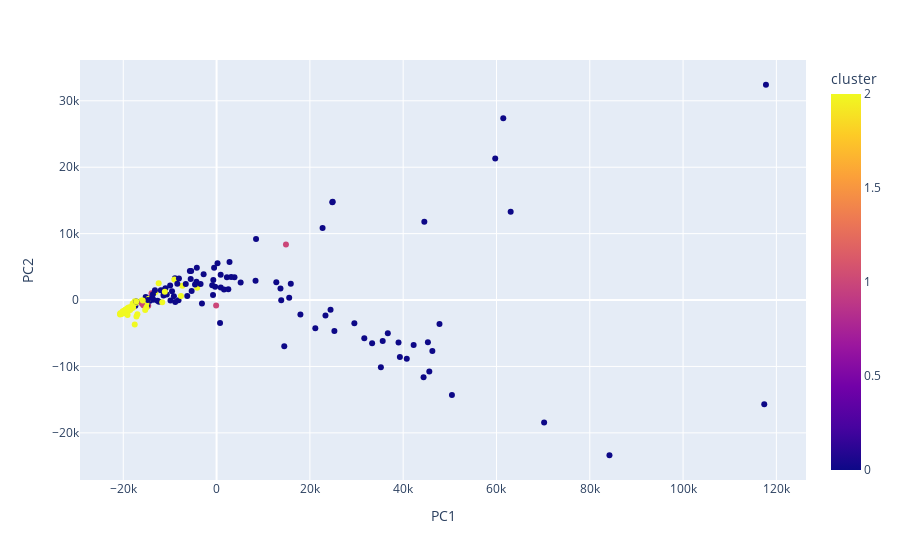

The notebook cell this image was saved under:
### Code cell
pca = PCA(n_components=2)
reduced_features = pca.fit_transform(features)

reduced_df = pd.DataFrame(reduced_features, columns=['PC1', 'PC2'])
reduced_df['cluster'] = cluster_labels

# Plot clusters using Plotly
fig = px.scatter(reduced_df, x='PC1', y='PC2', color='cluster', hover_name=df_pays['country'])
fig.show()

### Figure 1 — Plotly figure (JSON) as saved in the notebook; plotly's stock layout.template omitted (floating-point values rounded to 4 significant figures; data arrays with more than 128 entries replaced by an {"elided": "..."} marker saying what was removed)
{"data": [{"hovertemplate": "<b>%{hovertext}</b><br><br>PC1=%{x}<br>PC2=%{y}<br>cluster=%{marker.color}<extra></extra>", "hovertext": {"elided": "167 str values"}, "legendgroup": "", "marker": {"color": {"elided": "167 int values"}, "coloraxis": "coloraxis", "symbol": "circle"}, "mode": "markers", "name": "", "orientation": "v", "showlegend": false, "x": {"elided": "167 float values"}, "xaxis": "x", "y": {"elided": "167 float values"}, "yaxis": "y", "type": "scatter"}], "layout": {"xaxis": {"anchor": "y", "domain": [0.0, 1.0], "title": {"text": "PC1"}}, "yaxis": {"anchor": "x", "domain": [0.0, 1.0], "title": {"text": "PC2"}}, "coloraxis": {"colorbar": {"title": {"text": "cluster"}}, "colorscale": [[0.0, "#0d0887"], [0.1111, "#46039f"], [0.2222, "#7201a8"], [0.3333, "#9c179e"], [0.4444, "#bd3786"], [0.5556, "#d8576b"], [0.6667, "#ed7953"], [0.7778, "#fb9f3a"], [0.8889, "#fdca26"], [1.0, "#f0f921"]]}, "legend": {"tracegroupgap": 0}, "margin": {"t": 60}}}
